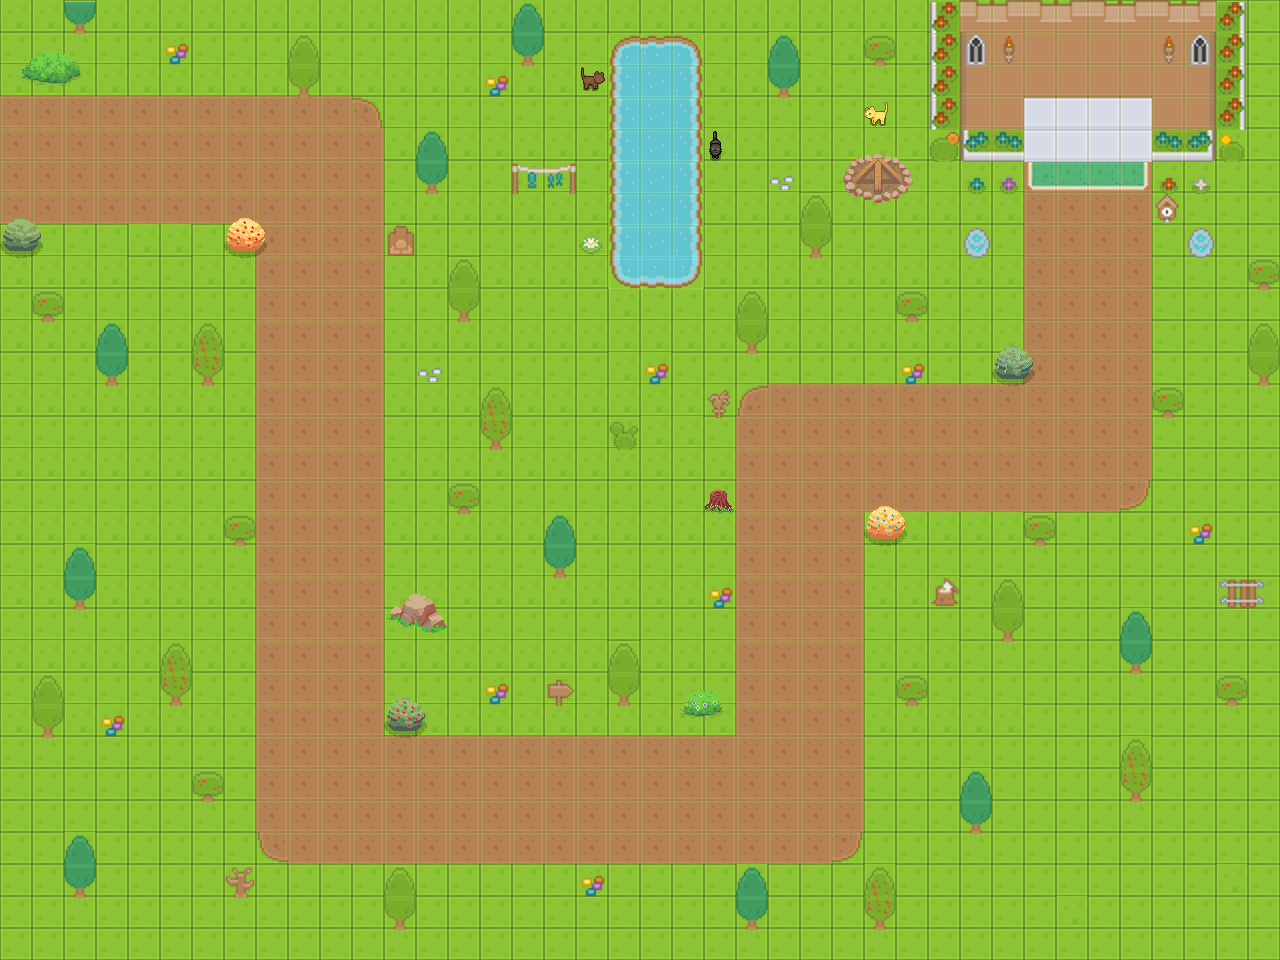

This is a level from a 2D game, rendered from its Tiled map with the project's own tilesets. A one-line summary and the map file follow, with tile-layer data summarised:
An orthogonal 40x30 tile map with 32x32 px tiles, 4 tile layers (grass, castle, path, scenery), 4 tilesets and 18 objects (10x Blockarea, 6x walk_path, spawn, gameover).

<map version="1.10" tiledversion="1.11.2" orientation="orthogonal" renderorder="right-down" width="40" height="30" tilewidth="32" tileheight="32" infinite="0" nextlayerid="27" nextobjectid="59">
 <tileset firstgid="1" source="roguelikeSheet_transparent 32 - 2 space.tsx" />
 <tileset firstgid="1768" source="Tilesets and props Demo.tsx" />
 <tileset firstgid="2314" source="PixelCatsFree.tsx" />
 <tileset firstgid="2323" source="individuals/individuals.tsx" />
 <group id="26" name="Group 1">
  <layer id="21" name="grass" width="40" height="30">
   <data>[1200 cells, 1200 non-empty, 2 distinct tile ids]</data>
  </layer>
  <layer id="20" name="castle" width="40" height="30">
   <data>[1200 cells, 32 non-empty, 5 distinct tile ids]</data>
  </layer>
  <layer id="19" name="path" width="40" height="30">
   <data>[1200 cells, 319 non-empty, 20 distinct tile ids]</data>
  </layer>
  <layer id="18" name="scenery" width="40" height="30" offsetx="-1.13687e-13" offsety="2.66667">
   <data>[1200 cells, 163 non-empty, 68 distinct tile ids]</data>
  </layer>
 </group>
 <objectgroup id="9" name="Blockarea_Layer">
  <object id="29" name="Blockarea" x="1.5" y="3.83333" width="957.167" height="88.1667" />
  <object id="31" name="Blockarea" x="385.333" y="10.6667" width="574.667" height="373" />
  <object id="33" name="Blockarea" x="943.667" y="161.333" width="80" height="221.333" />
  <object id="36" name="Blockarea" x="385.333" y="376" width="352" height="357.333" />
  <object id="37" name="Blockarea" x="-1.33333" y="232.5" width="254.667" height="727.5" />
  <object id="38" name="Blockarea" x="-9.33333" y="864" width="1302.67" height="101.333" />
  <object id="39" name="Blockarea" x="866.667" y="509.333" width="417.333" height="356" />
  <object id="40" name="Blockarea" x="1215" y="-0.666667" width="66.3333" height="516.667" />
  <object id="41" name="Blockarea" x="1151.67" y="159.5" width="65.6667" height="355.167" />
  <object id="42" name="Blockarea" x="952" y="0.5" width="262" height="94.5" />
 </objectgroup>
 <objectgroup id="10" name="Spawnpoint_Layer" visible="0" locked="1">
  <object id="50" name="spawn" x="1.25" y="112" width="10.5" height="98.5" />
 </objectgroup>
 <objectgroup id="11" name="Path_Layer" visible="0" locked="1">
  <object id="51" name="walk_path" x="27.3333" y="109.333" width="345" height="98.6667" />
  <object id="52" name="walk_path" x="267" y="207.833" width="106" height="640.833" />
  <object id="53" name="walk_path" x="372.75" y="746" width="479.25" height="103" />
  <object id="54" name="walk_path" x="751" y="394.615" width="104" height="351.635" />
  <object id="55" name="walk_path" x="851.333" y="395.333" width="287.334" height="105.333" />
  <object id="56" name="walk_path" x="1032" y="95" width="110.667" height="301" visible="0" />
 </objectgroup>
 <objectgroup id="13" name="Gameover_Layer" locked="1">
  <object id="58" name="gameover" x="1032.67" y="80.6667" width="111.333" height="25.6667" />
 </objectgroup>
</map>
